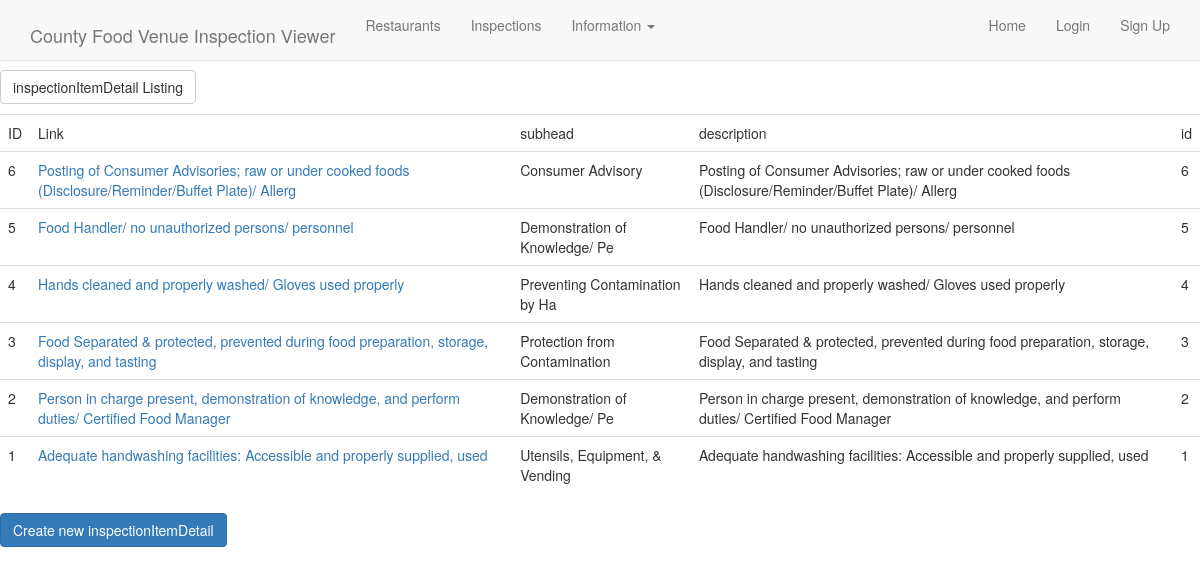
/fvi/fvi/inspectionitemdetail/, run on the app's committed database.
### fvi/models.py (models this page shows, shortened)
class inspectionItemDetail(models.Model):
    subhead = models.CharField(max_length=30)
    description = models.TextField(max_length=100)
    id = models.IntegerField(primary_key=True)
    priorityLevelId = models.ForeignKey('fvi.priorityLevel', )
    class Meta:
        ordering = ('-pk',)
    def __str__(self):
        return self.description
    def get_absolute_url(self):
        return reverse('fvi_inspectionitemdetail_detail', args=(self.pk,))

### fvi/views.py (the view)
class inspectionItemDetailListView(ListView):
    model = inspectionItemDetail

### fvi/templates/fvi/inspectionitemdetail_list.html
{% extends "base.html" %}
{% load static %}
{% block content %}
<p><a class="btn btn-default" href="{% url 'fvi_inspectionitemdetail_list' %}">inspectionItemDetail Listing</a></p>
<table class="table">
<tr>
<td>ID</td><td>Link</td>
    <td>subhead</td>
    <td>description</td>
    <td>id</td>
</tr>
{% for object in object_list %}
<tr>
    <td>{{object.pk}}</td>
    <td><a href="{{object.get_absolute_url}}">{{object}}</a></td>
    <td>{{ object.subhead }}</td>
    <td>{{ object.description }}</td>
    <td>{{ object.id }}</td>
</tr>
{% endfor %}
</table><a class="btn btn-primary" href="{% url 'fvi_inspectionitemdetail_create' %}">Create new inspectionItemDetail</a>
{% endblock %}

### data on the page
inspectionItemDetail: pk "6", description "Posting of Consumer Advisories; raw or under cooked foods (Disclosure/Reminder/Buffet Plate)/ Allerg", subhead "Consumer Advisory", id "6"
inspectionItemDetail: pk "5", description "Food Handler/ no unauthorized persons/ personnel", subhead "Demonstration of Knowledge/ Pe", id "5"
inspectionItemDetail: pk "4", description "Hands cleaned and properly washed/ Gloves used properly", subhead "Preventing Contamination by Ha", id "4"
inspectionItemDetail: pk "3", description "Food Separated & protected, prevented during food preparation, storage, display, and tasting", subhead "Protection from Contamination", id "3"
inspectionItemDetail: pk "2", description "Person in charge present, demonstration of knowledge, and perform duties/ Certified Food Manager", subhead "Demonstration of Knowledge/ Pe", id "2"
inspectionItemDetail: pk "1", description "Adequate handwashing facilities: Accessible and properly supplied, used", subhead "Utensils, Equipment, & Vending", id "1"
